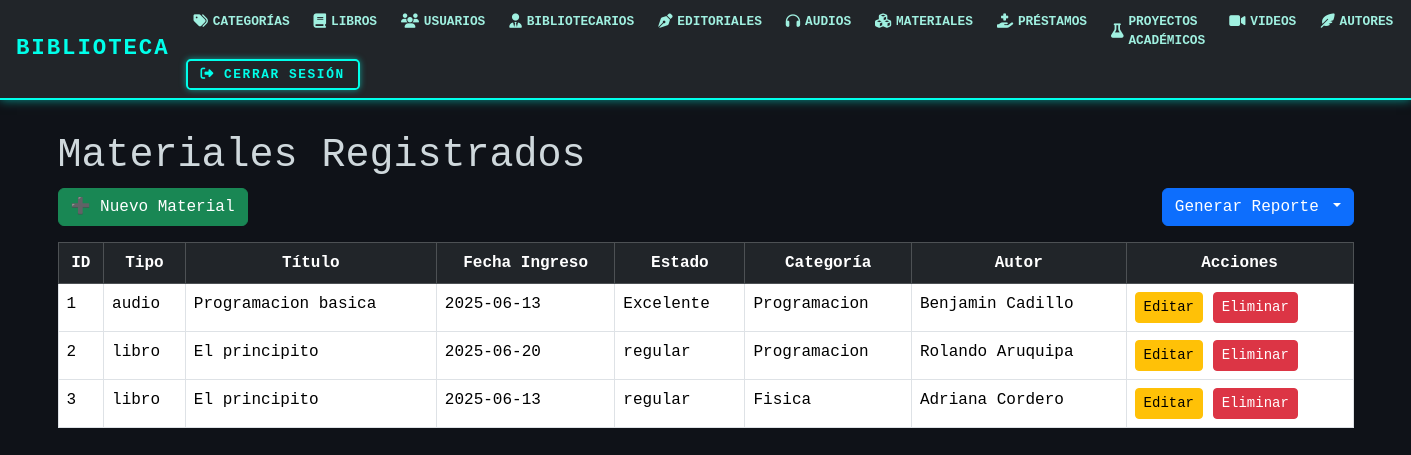
The app's page /materiales/ with its own data.
### models/material_model.py (models this page shows, shortened)
class Material(db.Model):
    __tablename__ = 'materiales'
    id_material = db.Column(db.Integer, primary_key=True)
    tipo = db.Column(db.String(50), nullable=False)
    titulo = db.Column(db.String(100), nullable=False)
    fecha_ingreso = db.Column(db.String(20), nullable=False)
    estado = db.Column(db.String(20), nullable=False)
    id_categoria = db.Column(db.Integer, db.ForeignKey('categoria.id_cat'),nullable=False)
    id_autor = db.Column(db.Integer, db.ForeignKey('autores.id_autor'), nullable=False)
    categoria = db.relationship('Categoria', back_populates='materiales')
    libro = db.relationship('Libro', back_populates='material')
    autor = db.relationship('Autores', back_populates='materiales')
    audio = db.relationship('Audio', back_populates = 'material')
    proyecto_academico = db.relationship('Proyecto', back_populates='material')
    video = db.relationship('Video', back_populates='material')
    @staticmethod
    def get_all():
        return Material.query.all()

### models/categoria_model.py (models this page shows, shortened)
class Categoria(db.Model):
    __tablename__ = "categoria"
    id_cat = db.Column(db.Integer, primary_key=True)
    nombre = db.Column(db.String(50), nullable=False)
    materiales = db.relationship('Material', back_populates='categoria')

### models/autores_model.py (models this page shows, shortened)
class Autores(db.Model):
    __tablename__ = "autores"
    id_autor = db.Column(db.Integer,primary_key=True)
    nombre = db.Column(db.String(150),nullable=False)
    materiales = db.relationship('Material', back_populates='autor')

### controllers/material_controllers.py (the view)
@material_bp.route("/")
def index():
    materiales = Material.get_all()
    return material_view.list(materiales)

### views/material_view.py (called while the page is built)
def list(materiales):
    return render_template('materiales/index.html', materiales=materiales)

### templates/materiales/index.html (shortened to what this page needs)
{% extends 'base.html' %}
{% block content %}
<h1>Materiales Registrados</h1>
<div class="d-flex justify-content-between mb-3">
    <a href="{{ url_for('material.create') }}" class="btn btn-success">➕ Nuevo Material</a>
    <div class="btn-group">
        <button class="btn btn-primary dropdown-toggle" data-bs-toggle="dropdown" aria-expanded="false">
            Generar Reporte
        </button>
    </div>
</div>
<table class="table table-bordered">
    <thead class="table-dark">
        <tr class="text-center">
            <th>ID</th>
            <th>Tipo</th>
            <th>Título</th>
            <th>Fecha Ingreso</th>
            <th>Estado</th>
            <th>Categoría</th>
            <th>Autor</th>
            <th>Acciones</th>
        </tr>
    </thead>
    <tbody>
        {% for mat in materiales %}
        <tr>
            <td>{{ mat.id_material }}</td>
            <td>{{ mat.tipo }}</td>
            <td>{{ mat.titulo }}</td>
            <td>{{ mat.fecha_ingreso }}</td>
            <td>{{ mat.estado }}</td>
            <td>{{ mat.categoria.nombre }}</td>
            <td>{{ mat.autor.nombre }}</td>
            <td>
                <a href="{{ url_for('material.edit', id_material=mat.id_material) }}" class="btn btn-warning btn-sm">Editar</a>
                <a href="{{ url_for('material.delete', id_material=mat.id_material) }}" class="btn btn-danger btn-sm" onclick="return confirm('¿Seguro que quieres eliminarlo?')">Eliminar</a>
            </td>
        </tr>
        {% else %}
        <tr><td colspan="8" class="text-center">No hay materiales registrados.</td></tr>
        {% endfor %}
    </tbody>
</table>
{% endblock %}

### records on screen
Material: id_material "1", tipo "audio", titulo "Programacion basica", fecha_ingreso "2025-06-13", estado "Excelente", categoria.nombre "Programacion", autor.nombre "Benjamin Cadillo"
Material: id_material "2", tipo "libro", titulo "El principito", fecha_ingreso "2025-06-20", estado "regular", categoria.nombre "Programacion", autor.nombre "Rolando Aruquipa"
Material: id_material "3", tipo "libro", titulo "El principito", fecha_ingreso "2025-06-13", estado "regular", categoria.nombre "Fisica", autor.nombre "Adriana Cordero"
